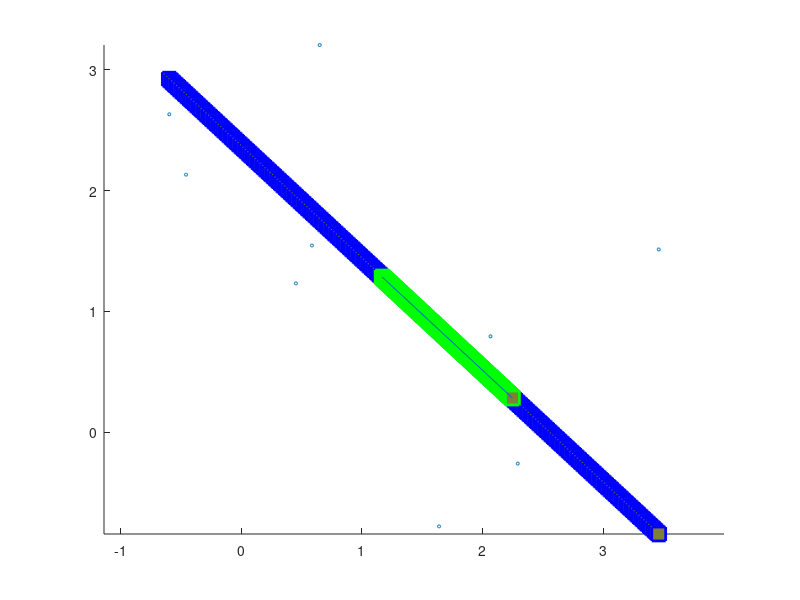
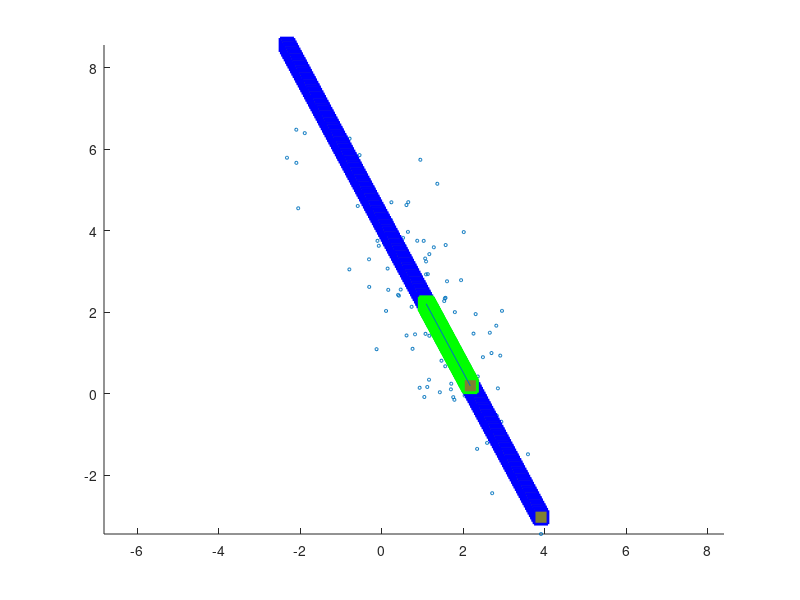
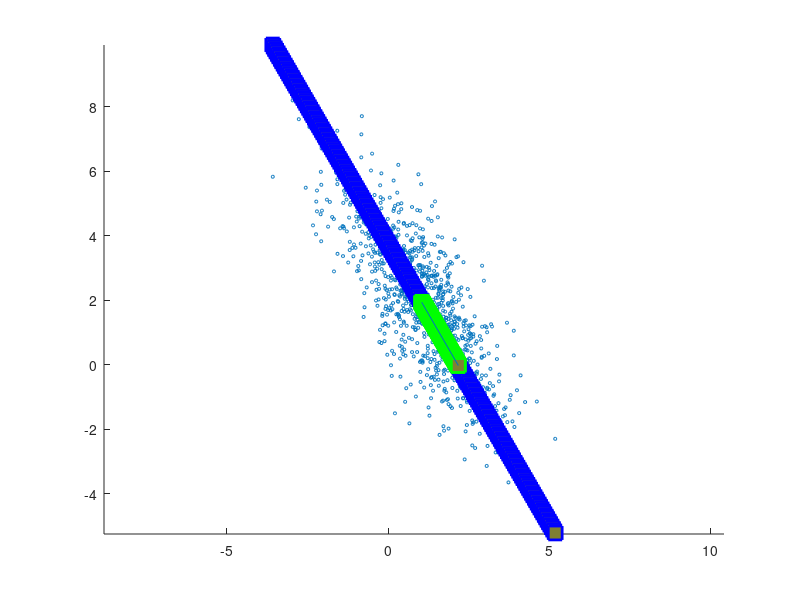
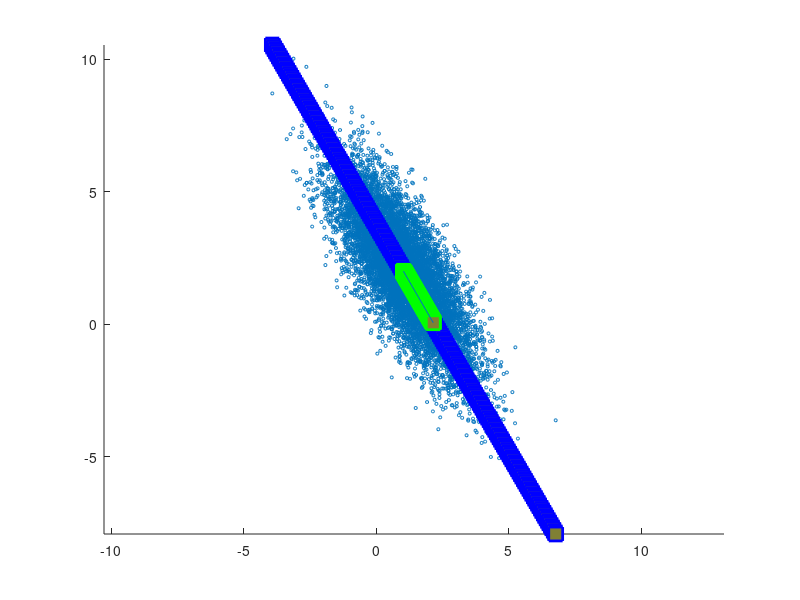

MATLAB code to generate these figures, in order:
rng(1);

CovMatrix = [1.6250 -1.9486;-1.9486 3.8750];
mu = [1; 2];

[EigenVector,EigenVal] = eig(CovMatrix);
P = realsqrt(EigenVal);
A = EigenVector*P;


for N = [10 100 1000 10000 100000]
    W = randn(2,N); 
    points = zeros(2,N);
    for i = 1:N
        points(:,i) = mu + A*W(:,i);
    end
    figure(i);
    %scatter(points(1,:),points(2,:));
    x = points(1,:);
    y = points(2,:);
    mean_x = sum(x)/N;
    mean_y = sum(y)/N;
    mean_x1 = mean_x.*ones(1,N);
    mean_y1 = mean_y.*ones(1,N);
    mean = [mean_x mean_y];
    list = [x-mean_x1; y-mean_y1];
    Cov_mat = zeros(2,2);
    for i = 1:2
        for j = 1:2
            Cov_mat(i,j) = (list(i,:)*transpose(list(j,:)))./N;
        end
    end
    %disp(Cov_mat);
    [vec, eigen] = eig(Cov_mat);
    disp(eigen);
    max_eigen = 0;
    if(eigen(1,1) > eigen(2,2))
        principal = vec(:,1);
        max_eigen = realsqrt(eigen(1,1));
    else 
        principal = vec(:,2);
        max_eigen = realsqrt(eigen(2,2));
    end
    slope = principal(2,1)./principal(1,1);
    x1 = mean_x + max_eigen./(realsqrt(1 + slope*slope));
    y1 = mean_y + (slope.*max_eigen)./(realsqrt(1 + slope*slope));
    scatter(x, y,5);
    mean_vector = [mean_x ; mean_y];
    another_point = mean_vector - max_eigen*principal;
    axis equal;
    hold on
    x_ax = linspace(mean_x, x1, 200);
    y_ax = (x_ax - mean_x).*(slope) + mean_y;
    x_axm = linspace(min(x), max(x), 200);
    y_axm = (x_axm - mean_x).*(slope) + mean_y;
    plot(x_axm, y_axm, '--gs',...
    'LineWidth',2,...
    'MarkerSize',10,...
    'MarkerEdgeColor','b',...
    'MarkerFaceColor',[0.5,0.5,0.2]);
    plot(x_ax, y_ax, '--gs',...
    'LineWidth',2,...
    'MarkerSize',10,...
    'MarkerEdgeColor','g',...
    'MarkerFaceColor',[0.5,0.5,0.2]);
    plot([mean_x another_point(1,1)], [mean_y another_point(2,1)]);
    axis equal;
    drawnow;
end